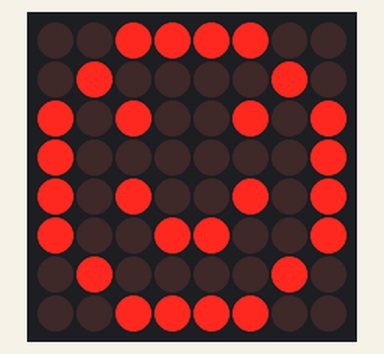
Simulated run of this sketch. Board: Arduino Uno, built with avr-gcc and run on an emulated ATmega328P. On the bench: 8×8 LED matrix. Wiring (inferred from the names in the program): LED matrix (orientation assumed): rows pin 2, pin 3, pin 4, pin 5, pin 6, pin 7, pin 8, pin 9; columns pin 10, pin 11, pin 12, pin 13, A0, A1, A2, A3.

Above: at 0.1 s.

The sketch:

dot_matrix_direct.ino
```cpp
// Define Row and Column Pin Arrays
const int rowPins[8] = {2, 3, 4, 5, 6, 7, 8, 9};
const int colPins[8] = {10, 11, 12, 13, A0, A1, A2, A3};

// Image Data Matrix (1 = LED ON, 0 = LED OFF)
// This creates a Smile Face pattern
const byte smileFace[8][8] = {
  {0, 0, 1, 1, 1, 1, 0, 0},
  {0, 1, 0, 0, 0, 0, 1, 0},
  {1, 0, 1, 0, 0, 1, 0, 1},
  {1, 0, 0, 0, 0, 0, 0, 1},
  {1, 0, 1, 0, 0, 1, 0, 1},
  {1, 0, 0, 1, 1, 0, 0, 1},
  {0, 1, 0, 0, 0, 0, 1, 0},
  {0, 0, 1, 1, 1, 1, 0, 0}
};

void setup() {
  // Configure all Row and Column pins as OUTPUT
  for (int i = 0; i < 8; i++) {
    pinMode(rowPins[i], OUTPUT);
    pinMode(colPins[i], OUTPUT);

    // Set Initial Safe States
    digitalWrite(rowPins[i], HIGH); // Row-Cathode: HIGH turns row OFF
    digitalWrite(colPins[i], LOW);  // Col-Anode: LOW turns col OFF
  }
}

void loop() {
  // Run the multiplexing loop continuously
  refreshMatrix();
}

// Multiplexing Handler
void refreshMatrix() {
  for (int row = 0; row < 8; row++) {

    // 1. Prepare column states for the current row
    for (int col = 0; col < 8; col++) {
      if (smileFace[row][col] == 1) {
        digitalWrite(colPins[col], HIGH); // Turn Column ON
      } else {
        digitalWrite(colPins[col], LOW);  // Turn Column OFF
      }
    }

    // 2. Turn current Row ON (Pull it LOW to complete circuit)
    digitalWrite(rowPins[row], LOW);

    // 3. Wait a tiny fraction of time for eyes to see it
    delayMicroseconds(1500);

    // 4. Clean up: Turn Row OFF before moving to prevent ghosting images
    digitalWrite(rowPins[row], HIGH);
  }
}
```
